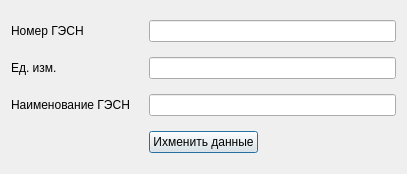
<?xml version="1.0" encoding="UTF-8"?>
<ui version="4.0">
 <class>DialogUpdateState_Element_Estimates</class>
 <widget class="QDialog" name="DialogUpdateState_Element_Estimates">
  <property name="geometry">
   <rect>
    <x>0</x>
    <y>0</y>
    <width>407</width>
    <height>174</height>
   </rect>
  </property>
  <property name="windowTitle">
   <string>DialogUpdateState_Element_Estimates</string>
  </property>
  <layout class="QGridLayout" name="gridLayout">
   <item row="0" column="0">
    <widget class="QLabel" name="lGESN_id">
     <property name="text">
      <string>Номер ГЭСН</string>
     </property>
    </widget>
   </item>
   <item row="1" column="0">
    <widget class="QLabel" name="lUnit">
     <property name="text">
      <string>Ед. изм.</string>
     </property>
    </widget>
   </item>
   <item row="2" column="0">
    <widget class="QLabel" name="lGESN_name">
     <property name="text">
      <string>Наименование ГЭСН</string>
     </property>
    </widget>
   </item>
   <item row="2" column="1" colspan="2">
    <widget class="QLineEdit" name="lineGesn_name"/>
   </item>
   <item row="3" column="0">
    <spacer name="horizontalSpacer">
     <property name="orientation">
      <enum>Qt::Horizontal</enum>
     </property>
     <property name="sizeHint" stdset="0">
      <size>
       <width>126</width>
       <height>20</height>
      </size>
     </property>
    </spacer>
   </item>
   <item row="3" column="1">
    <widget class="QPushButton" name="pushUpdateData">
     <property name="text">
      <string>Ихменить данные</string>
     </property>
    </widget>
   </item>
   <item row="3" column="2">
    <spacer name="horizontalSpacer_2">
     <property name="orientation">
      <enum>Qt::Horizontal</enum>
     </property>
     <property name="sizeHint" stdset="0">
      <size>
       <width>126</width>
       <height>20</height>
      </size>
     </property>
    </spacer>
   </item>
   <item row="1" column="1" colspan="2">
    <widget class="QLineEdit" name="lineUnit"/>
   </item>
   <item row="0" column="1" colspan="2">
    <widget class="QLineEdit" name="lineGesn_id"/>
   </item>
  </layout>
 </widget>
 <resources/>
 <connections>
  <connection>
   <sender>pushUpdateData</sender>
   <signal>clicked()</signal>
   <receiver>DialogUpdateState_Element_Estimates</receiver>
   <slot>close()</slot>
   <hints>
    <hint type="sourcelabel">
     <x>203</x>
     <y>141</y>
    </hint>
    <hint type="destinationlabel">
     <x>203</x>
     <y>86</y>
    </hint>
   </hints>
  </connection>
 </connections>
</ui>
